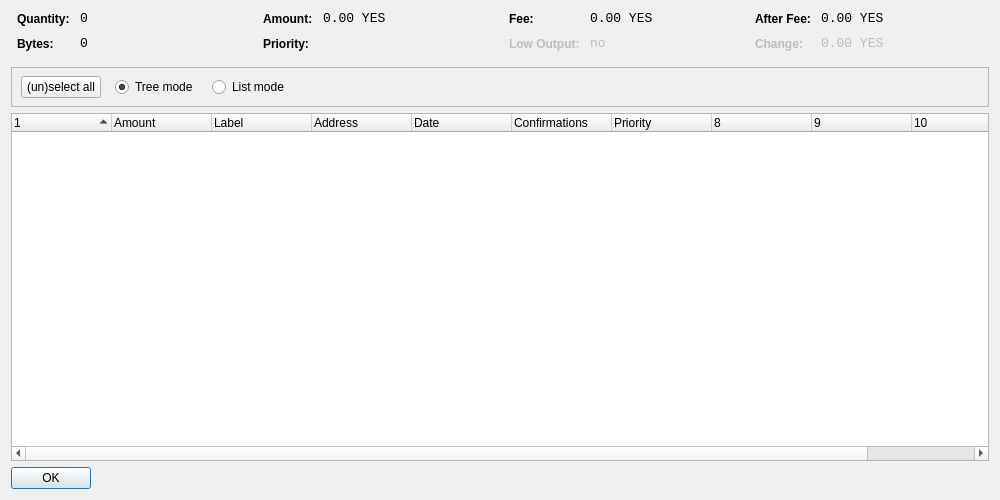
<?xml version="1.0" encoding="UTF-8"?>
<ui version="4.0">
 <class>CoinControlDialog</class>
 <widget class="QDialog" name="CoinControlDialog">
  <property name="geometry">
   <rect>
    <x>0</x>
    <y>0</y>
    <width>1000</width>
    <height>500</height>
   </rect>
  </property>
  <property name="windowTitle">
   <string>Coin Control</string>
  </property>
  <layout class="QVBoxLayout" name="verticalLayout">
   <item>
    <layout class="QHBoxLayout" name="horizontalLayoutTop" stretch="0,0,0,0">
     <property name="topMargin">
      <number>0</number>
     </property>
     <property name="bottomMargin">
      <number>10</number>
     </property>
     <item>
      <layout class="QFormLayout" name="formLayoutCoinControl1">
       <property name="horizontalSpacing">
        <number>10</number>
       </property>
       <property name="verticalSpacing">
        <number>10</number>
       </property>
       <property name="leftMargin">
        <number>6</number>
       </property>
       <property name="rightMargin">
        <number>6</number>
       </property>
       <item row="0" column="0">
        <widget class="QLabel" name="labelCoinControlQuantityText">
         <property name="styleSheet">
          <string notr="true">font-weight:bold;</string>
         </property>
         <property name="text">
          <string>Quantity:</string>
         </property>
        </widget>
       </item>
       <item row="0" column="1">
        <widget class="QLabel" name="labelCoinControlQuantity">
         <property name="font">
          <font>
           <family>Monospace</family>
           <pointsize>10</pointsize>
          </font>
         </property>
         <property name="cursor">
          <cursorShape>IBeamCursor</cursorShape>
         </property>
         <property name="contextMenuPolicy">
          <enum>Qt::ActionsContextMenu</enum>
         </property>
         <property name="text">
          <string notr="true">0</string>
         </property>
         <property name="textInteractionFlags">
          <set>Qt::LinksAccessibleByMouse|Qt::TextSelectableByKeyboard|Qt::TextSelectableByMouse</set>
         </property>
        </widget>
       </item>
       <item row="1" column="0">
        <widget class="QLabel" name="labelCoinControlBytesText">
         <property name="styleSheet">
          <string notr="true">font-weight:bold;</string>
         </property>
         <property name="text">
          <string>Bytes:</string>
         </property>
        </widget>
       </item>
       <item row="1" column="1">
        <widget class="QLabel" name="labelCoinControlBytes">
         <property name="font">
          <font>
           <family>Monospace</family>
           <pointsize>10</pointsize>
          </font>
         </property>
         <property name="cursor">
          <cursorShape>IBeamCursor</cursorShape>
         </property>
         <property name="contextMenuPolicy">
          <enum>Qt::ActionsContextMenu</enum>
         </property>
         <property name="text">
          <string notr="true">0</string>
         </property>
         <property name="textInteractionFlags">
          <set>Qt::LinksAccessibleByMouse|Qt::TextSelectableByKeyboard|Qt::TextSelectableByMouse</set>
         </property>
        </widget>
       </item>
      </layout>
     </item>
     <item>
      <layout class="QFormLayout" name="formLayoutCoinControl2">
       <property name="horizontalSpacing">
        <number>10</number>
       </property>
       <property name="verticalSpacing">
        <number>10</number>
       </property>
       <property name="leftMargin">
        <number>6</number>
       </property>
       <property name="rightMargin">
        <number>6</number>
       </property>
       <item row="0" column="0">
        <widget class="QLabel" name="labelCoinControlAmountText">
         <property name="styleSheet">
          <string notr="true">font-weight:bold;</string>
         </property>
         <property name="text">
          <string>Amount:</string>
         </property>
        </widget>
       </item>
       <item row="0" column="1">
        <widget class="QLabel" name="labelCoinControlAmount">
         <property name="font">
          <font>
           <family>Monospace</family>
           <pointsize>10</pointsize>
          </font>
         </property>
         <property name="cursor">
          <cursorShape>IBeamCursor</cursorShape>
         </property>
         <property name="contextMenuPolicy">
          <enum>Qt::ActionsContextMenu</enum>
         </property>
         <property name="text">
          <string notr="true">0.00 YES</string>
         </property>
         <property name="textInteractionFlags">
          <set>Qt::LinksAccessibleByMouse|Qt::TextSelectableByKeyboard|Qt::TextSelectableByMouse</set>
         </property>
        </widget>
       </item>
       <item row="1" column="0">
        <widget class="QLabel" name="labelCoinControlPriorityText">
         <property name="styleSheet">
          <string notr="true">font-weight:bold;</string>
         </property>
         <property name="text">
          <string>Priority:</string>
         </property>
        </widget>
       </item>
       <item row="1" column="1">
        <widget class="QLabel" name="labelCoinControlPriority">
         <property name="font">
          <font>
           <family>Monospace</family>
           <pointsize>10</pointsize>
          </font>
         </property>
         <property name="cursor">
          <cursorShape>IBeamCursor</cursorShape>
         </property>
         <property name="contextMenuPolicy">
          <enum>Qt::ActionsContextMenu</enum>
         </property>
         <property name="text">
          <string/>
         </property>
         <property name="textInteractionFlags">
          <set>Qt::LinksAccessibleByMouse|Qt::TextSelectableByKeyboard|Qt::TextSelectableByMouse</set>
         </property>
        </widget>
       </item>
      </layout>
     </item>
     <item>
      <layout class="QFormLayout" name="formLayoutCoinControl3">
       <property name="horizontalSpacing">
        <number>10</number>
       </property>
       <property name="verticalSpacing">
        <number>10</number>
       </property>
       <property name="leftMargin">
        <number>6</number>
       </property>
       <property name="rightMargin">
        <number>6</number>
       </property>
       <item row="0" column="0">
        <widget class="QLabel" name="labelCoinControlFeeText">
         <property name="styleSheet">
          <string notr="true">font-weight:bold;</string>
         </property>
         <property name="text">
          <string>Fee:</string>
         </property>
        </widget>
       </item>
       <item row="0" column="1">
        <widget class="QLabel" name="labelCoinControlFee">
         <property name="font">
          <font>
           <family>Monospace</family>
           <pointsize>10</pointsize>
          </font>
         </property>
         <property name="cursor">
          <cursorShape>IBeamCursor</cursorShape>
         </property>
         <property name="contextMenuPolicy">
          <enum>Qt::ActionsContextMenu</enum>
         </property>
         <property name="text">
          <string notr="true">0.00 YES</string>
         </property>
         <property name="textInteractionFlags">
          <set>Qt::LinksAccessibleByMouse|Qt::TextSelectableByKeyboard|Qt::TextSelectableByMouse</set>
         </property>
        </widget>
       </item>
       <item row="1" column="0">
        <widget class="QLabel" name="labelCoinControlLowOutputText">
         <property name="enabled">
          <bool>false</bool>
         </property>
         <property name="styleSheet">
          <string notr="true">font-weight:bold;</string>
         </property>
         <property name="text">
          <string>Low Output:</string>
         </property>
        </widget>
       </item>
       <item row="1" column="1">
        <widget class="QLabel" name="labelCoinControlLowOutput">
         <property name="enabled">
          <bool>false</bool>
         </property>
         <property name="font">
          <font>
           <family>Monospace</family>
           <pointsize>10</pointsize>
          </font>
         </property>
         <property name="cursor">
          <cursorShape>IBeamCursor</cursorShape>
         </property>
         <property name="contextMenuPolicy">
          <enum>Qt::ActionsContextMenu</enum>
         </property>
         <property name="text">
          <string notr="true">no</string>
         </property>
         <property name="textInteractionFlags">
          <set>Qt::LinksAccessibleByMouse|Qt::TextSelectableByKeyboard|Qt::TextSelectableByMouse</set>
         </property>
        </widget>
       </item>
      </layout>
     </item>
     <item>
      <layout class="QFormLayout" name="formLayoutCoinControl4">
       <property name="horizontalSpacing">
        <number>10</number>
       </property>
       <property name="verticalSpacing">
        <number>10</number>
       </property>
       <property name="leftMargin">
        <number>6</number>
       </property>
       <property name="rightMargin">
        <number>6</number>
       </property>
       <item row="0" column="0">
        <widget class="QLabel" name="labelCoinControlAfterFeeText">
         <property name="styleSheet">
          <string notr="true">font-weight:bold;</string>
         </property>
         <property name="text">
          <string>After Fee:</string>
         </property>
        </widget>
       </item>
       <item row="0" column="1">
        <widget class="QLabel" name="labelCoinControlAfterFee">
         <property name="font">
          <font>
           <family>Monospace</family>
           <pointsize>10</pointsize>
          </font>
         </property>
         <property name="cursor">
          <cursorShape>IBeamCursor</cursorShape>
         </property>
         <property name="contextMenuPolicy">
          <enum>Qt::ActionsContextMenu</enum>
         </property>
         <property name="text">
          <string notr="true">0.00 YES</string>
         </property>
         <property name="textInteractionFlags">
          <set>Qt::LinksAccessibleByMouse|Qt::TextSelectableByKeyboard|Qt::TextSelectableByMouse</set>
         </property>
        </widget>
       </item>
       <item row="1" column="0">
        <widget class="QLabel" name="labelCoinControlChangeText">
         <property name="enabled">
          <bool>false</bool>
         </property>
         <property name="styleSheet">
          <string notr="true">font-weight:bold;</string>
         </property>
         <property name="text">
          <string>Change:</string>
         </property>
        </widget>
       </item>
       <item row="1" column="1">
        <widget class="QLabel" name="labelCoinControlChange">
         <property name="enabled">
          <bool>false</bool>
         </property>
         <property name="font">
          <font>
           <family>Monospace</family>
           <pointsize>10</pointsize>
          </font>
         </property>
         <property name="cursor">
          <cursorShape>IBeamCursor</cursorShape>
         </property>
         <property name="contextMenuPolicy">
          <enum>Qt::ActionsContextMenu</enum>
         </property>
         <property name="text">
          <string notr="true">0.00 YES</string>
         </property>
         <property name="textInteractionFlags">
          <set>Qt::LinksAccessibleByMouse|Qt::TextSelectableByKeyboard|Qt::TextSelectableByMouse</set>
         </property>
        </widget>
       </item>
      </layout>
     </item>
    </layout>
   </item>
   <item>
    <widget class="QFrame" name="frame">
     <property name="minimumSize">
      <size>
       <width>0</width>
       <height>40</height>
      </size>
     </property>
     <property name="frameShape">
      <enum>QFrame::StyledPanel</enum>
     </property>
     <property name="frameYes">
      <enum>QFrame::Sunken</enum>
     </property>
     <widget class="QWidget" name="horizontalLayoutWidget">
      <property name="geometry">
       <rect>
        <x>10</x>
        <y>0</y>
        <width>781</width>
        <height>41</height>
       </rect>
      </property>
      <layout class="QHBoxLayout" name="horizontalLayoutPanel" stretch="0,0,0,0,0">
       <property name="spacing">
        <number>14</number>
       </property>
       <item>
        <widget class="QPushButton" name="pushButtonSelectAll">
         <property name="sizePolicy">
          <sizepolicy hsizetype="Maximum" vsizetype="Fixed">
           <horstretch>0</horstretch>
           <verstretch>0</verstretch>
          </sizepolicy>
         </property>
         <property name="text">
          <string>(un)select all</string>
         </property>
        </widget>
       </item>
       <item>
        <widget class="QRadioButton" name="radioTreeMode">
         <property name="sizePolicy">
          <sizepolicy hsizetype="Maximum" vsizetype="Fixed">
           <horstretch>0</horstretch>
           <verstretch>0</verstretch>
          </sizepolicy>
         </property>
         <property name="text">
          <string>Tree mode</string>
         </property>
         <property name="checked">
          <bool>true</bool>
         </property>
        </widget>
       </item>
       <item>
        <widget class="QRadioButton" name="radioListMode">
         <property name="sizePolicy">
          <sizepolicy hsizetype="Maximum" vsizetype="Fixed">
           <horstretch>0</horstretch>
           <verstretch>0</verstretch>
          </sizepolicy>
         </property>
         <property name="text">
          <string>List mode</string>
         </property>
        </widget>
       </item>
       <item>
        <spacer name="horizontalSpacer">
         <property name="orientation">
          <enum>Qt::Horizontal</enum>
         </property>
         <property name="sizeHint" stdset="0">
          <size>
           <width>40</width>
           <height>20</height>
          </size>
         </property>
        </spacer>
       </item>
      </layout>
     </widget>
    </widget>
   </item>
   <item>
    <widget class="CoinControlTreeWidget" name="treeWidget">
     <property name="contextMenuPolicy">
      <enum>Qt::CustomContextMenu</enum>
     </property>
     <property name="sortingEnabled">
      <bool>false</bool>
     </property>
     <property name="columnCount">
      <number>11</number>
     </property>
     <attribute name="headerShowSortIndicator" stdset="0">
      <bool>true</bool>
     </attribute>
     <attribute name="headerStretchLastSection">
      <bool>false</bool>
     </attribute>
     <column>
      <property name="text">
       <string/>
      </property>
     </column>
     <column>
      <property name="text">
       <string>Amount</string>
      </property>
     </column>
     <column>
      <property name="text">
       <string>Label</string>
      </property>
     </column>
     <column>
      <property name="text">
       <string>Address</string>
      </property>
     </column>
     <column>
      <property name="text">
       <string>Date</string>
      </property>
     </column>
     <column>
      <property name="text">
       <string>Confirmations</string>
      </property>
      <property name="toolTip">
       <string>Confirmed</string>
      </property>
     </column>
     <column>
      <property name="text">
       <string>Priority</string>
      </property>
     </column>
     <column>
      <property name="text">
       <string/>
      </property>
     </column>
     <column>
      <property name="text">
       <string/>
      </property>
     </column>
     <column>
      <property name="text">
       <string/>
      </property>
     </column>
     <column>
      <property name="text">
       <string/>
      </property>
     </column>
    </widget>
   </item>
   <item>
    <widget class="QDialogButtonBox" name="buttonBox">
     <property name="sizePolicy">
      <sizepolicy hsizetype="Maximum" vsizetype="Fixed">
       <horstretch>0</horstretch>
       <verstretch>0</verstretch>
      </sizepolicy>
     </property>
     <property name="orientation">
      <enum>Qt::Horizontal</enum>
     </property>
     <property name="standardButtons">
      <set>QDialogButtonBox::Ok</set>
     </property>
    </widget>
   </item>
  </layout>
 </widget>
 <customwidgets>
  <customwidget>
   <class>CoinControlTreeWidget</class>
   <extends>QTreeWidget</extends>
   <header>coincontroltreewidget.h</header>
  </customwidget>
 </customwidgets>
 <resources/>
 <connections/>
</ui>
